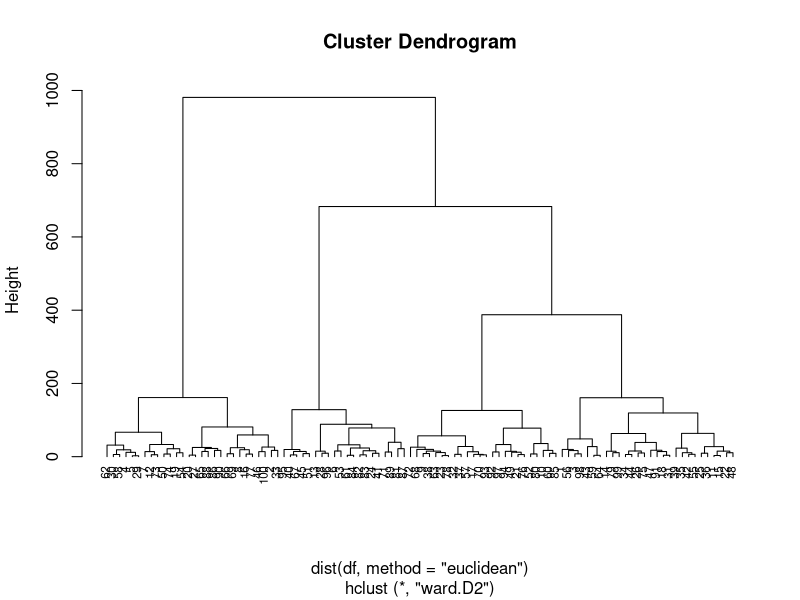
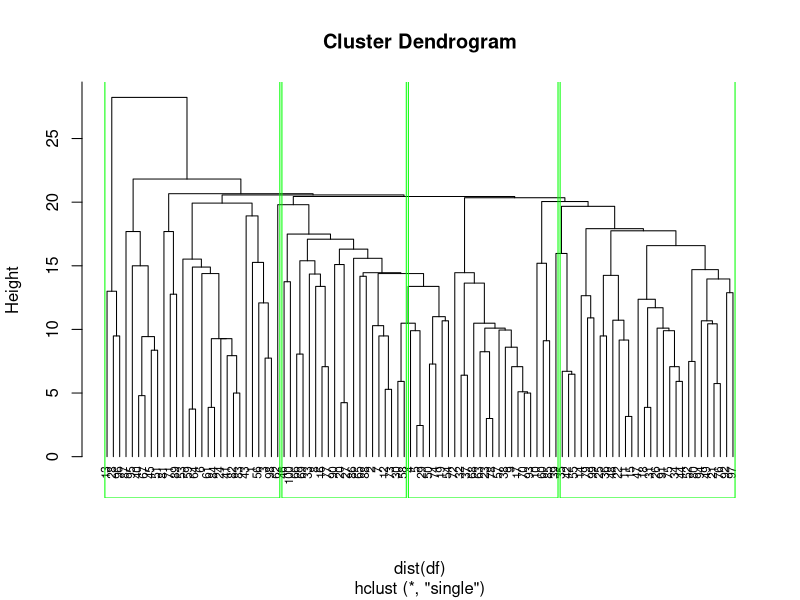
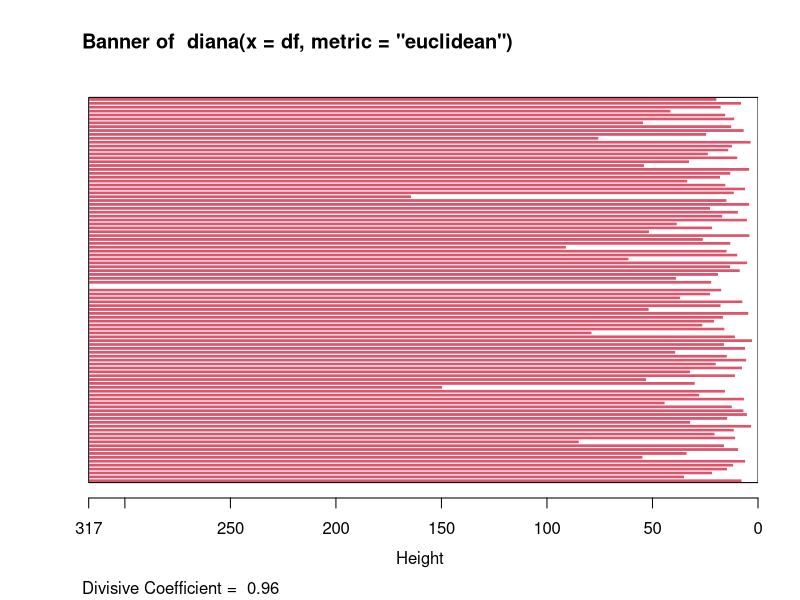
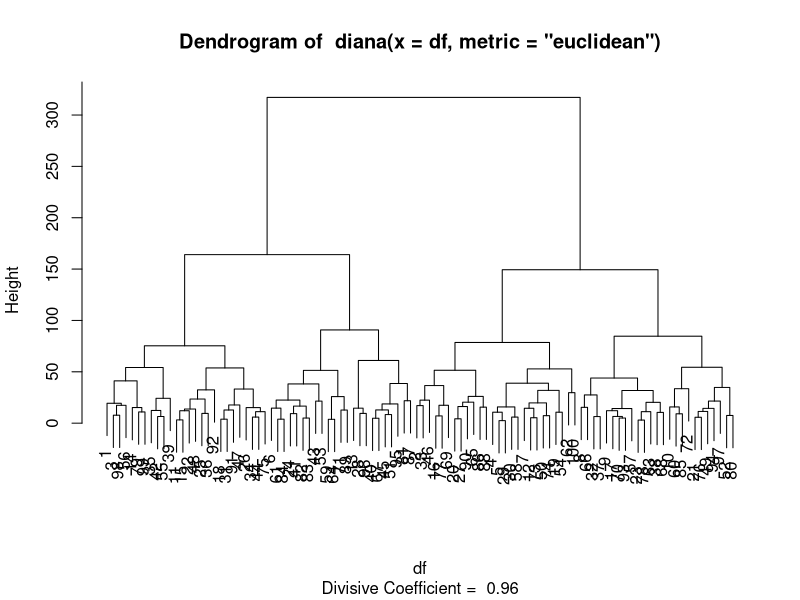

Generate these figures, in order, with R:
set.seed(12345)
df <- data.frame(sex <- sample(1:2, 100, replace = TRUE), 
                 n.visits <- sample(1:20, 100, replace = TRUE),
                 tot.spent <- sample(20:350, 100, replace = TRUE),
                 age <- sample(18:75, 100, replace = TRUE))

colnames(df) <- c("sex", "n.visits", "tot.spent", "age")

hc <- hclust(dist(df, method = "euclidean"), method = "ward.D2")

plot(hc, hang = -0.01, cex = 0.7)

hc2 <- hclust(dist(df), method = "single")
plot(hc2, hang = -0.01, cex = 0.7)

rect.hclust(hc, k = 4, border = "green")

# in questo modo andiamo a vedere come i casi si distribuiscono dei vari cluster
fit <- cutree(hc, k = 4)
fit
table(fit)


library(cluster)

dv <- diana(df, metric = "euclidean")

summary(dv)

plot(dv)


